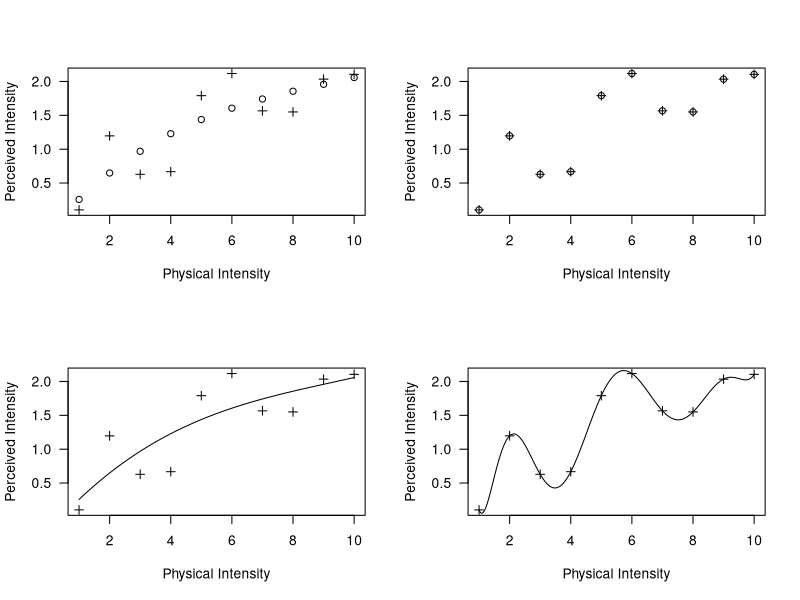

This figure's R source:
n <- 10
stimrange <- c(1,10)
m <- seq(stimrange[1],stimrange[2],length.out = n)
s <- log(m) + rnorm(n,sd=0.5)
s[s < 0] <- 0

lm_3 <- lm(s ~ poly(m,3))
lm_n <- lm(s ~ poly(m,n-1))

#pdf(file="Nihm76.pdf", width=6, height=6)

par(mfrow=c(2,2))
plot(m,s, pch=3, las=1,
     xlab='Physical Intensity',
     ylab='Perceived Intensity')
points(predict(lm_3))

plot(m,s, pch=3, las=1,
     xlab='Physical Intensity',
     ylab='Perceived Intensity')
points(predict(lm_n))

m_fill <- seq(stimrange[1],stimrange[2],length.out = 1000)
plot(m,s, pch=3, las=1,
     xlab='Physical Intensity',
     ylab='Perceived Intensity')
lines(m_fill,
      predict(lm_3,data.frame(m=m_fill)),
      type="l", lty=1, las=1)

plot(m,s, pch=3, las=1,
     xlab='Physical Intensity',
     ylab='Perceived Intensity')
lines(m_fill,
      predict(lm_n,data.frame(m=m_fill)),
      type="l", lty=1, las=1)

#dev.off()
